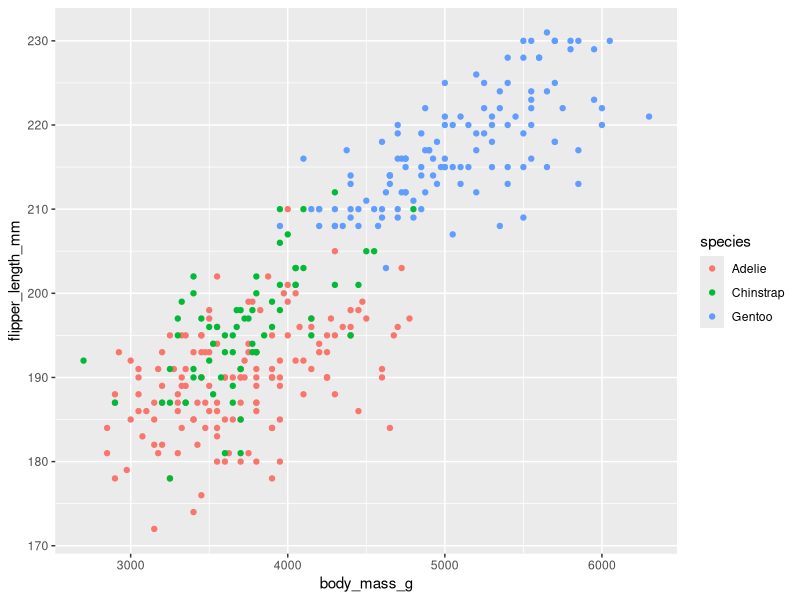
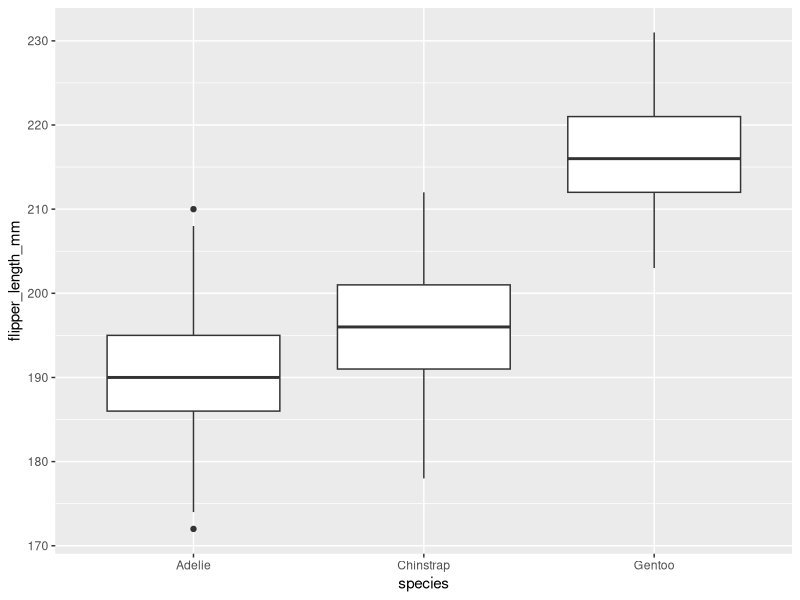

Write R code to recreate these figures, in order.
## ---- chunk 1
library(lme4)
library(tidyverse)
# install.packages("palmerpenguins") # install if needed
library(palmerpenguins)
## ---- chunk 2
penguins <- penguins

summary(penguins)
# ??palmerpenguins in terminal
## ---- chunk 3

ggplot(penguins, aes(x=body_mass_g, y=flipper_length_mm, color=species)) +
  geom_point()
## ---- chunk 4

ggplot(penguins, aes(x=species, y=flipper_length_mm)) +
  geom_boxplot()
## ---- chunk 5

question3 <- lm(flipper_length_mm~body_mass_g, data=penguins)
summary(question3)
## ---- chunk 6

question4 <- lm(flipper_length_mm ~ body_mass_g + bill_length_mm, data = penguins)
summary(question4)
## ---- chunk 7

question5 <- lm(flipper_length_mm ~ body_mass_g * bill_length_mm, data = penguins)
summary(question5)
## ---- chunk 8

anova(question4, question5)
## ---- chunk 9

#dummy coding
question7 <- lm(flipper_length_mm~species, data = penguins)
summary(question7)
## ---- chunk 10

#new reference = Gentoo
penguins$species <- relevel(penguins$species, ref = "Gentoo")
## ---- chunk 11

question8 <- lm(flipper_length_mm ~ species, data = penguins)
summary(question8)
## ---- chunk 12

#check level
levels(penguins$sex)
###female, male

question9 <- glm(sex ~ body_mass_g + flipper_length_mm + bill_length_mm,
                 data = penguins,
                 family = binomial)
summary(question9)
## ---- chunk 13

#rm na values
penguins_clean <- na.omit(penguins)

#fitting full model
bonus <- lm(flipper_length_mm ~ ., data = penguins_clean)

#stepwise regression
stepwise <- step(bonus, direction = "both")
summary(stepwise)
